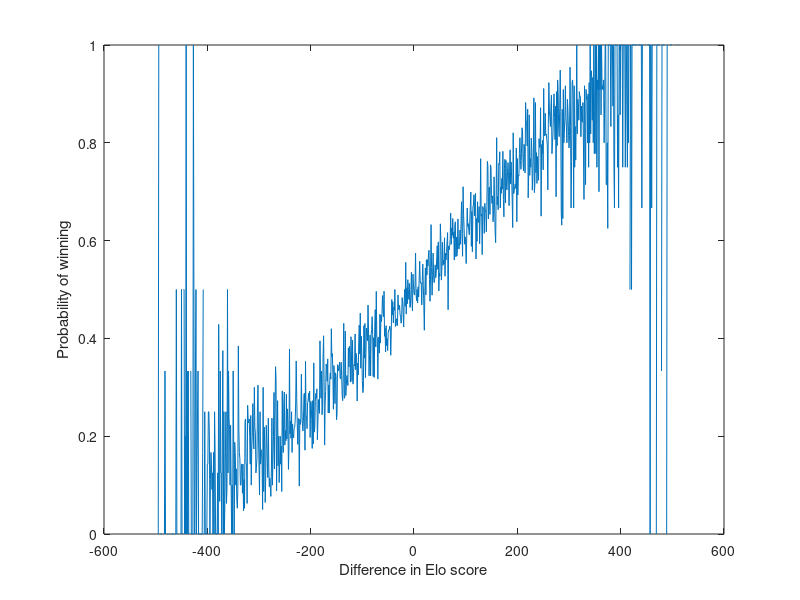

The MATLAB script that drew this image:
a = importdata('nbaallelo-output.txt');

start = min(a(:,1));
rangeN = min(a(:,1)):max(a(:,1))+1;
dataW = zeros(size(rangeN));
dataN = zeros(size(rangeN));
for i=1:size(a,1)
    dataN(a(i,1)-start+1) = dataN(a(i,1)-start+1) + 1;
    dataW(a(i,1)-start+1) = dataW(a(i,1)-start+1) + a(i,2);
end

plot(rangeN,dataW./dataN)
ylabel('Probability of winning')
xlabel('Difference in Elo score')